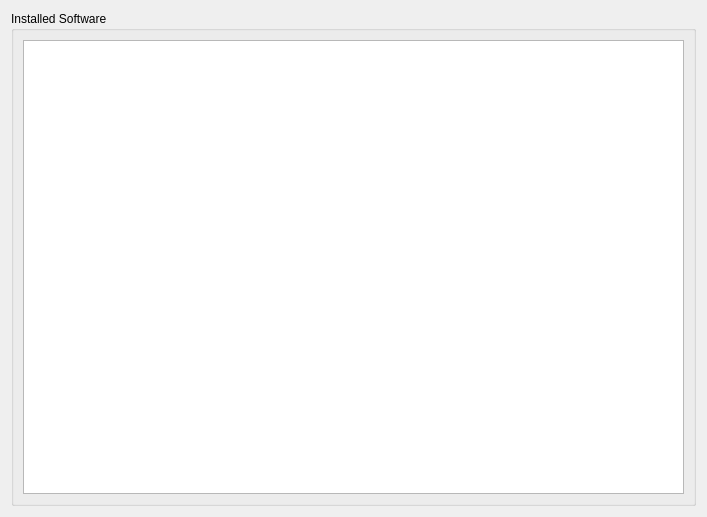
<?xml version="1.0" encoding="UTF-8"?>
<ui version="4.0">
 <class>SoftwareMamagement</class>
 <widget class="QWidget" name="SoftwareMamagement">
  <property name="geometry">
   <rect>
    <x>0</x>
    <y>0</y>
    <width>707</width>
    <height>517</height>
   </rect>
  </property>
  <property name="windowTitle">
   <string>Software</string>
  </property>
  <layout class="QVBoxLayout" name="verticalLayout_2">
   <item>
    <widget class="QGroupBox" name="groupBoxInstalledSoftware">
     <property name="title">
      <string>Installed Software</string>
     </property>
     <layout class="QVBoxLayout" name="verticalLayout">
      <item>
       <widget class="QTableWidget" name="tableWidgetSoftware">
        <property name="contextMenuPolicy">
         <enum>Qt::CustomContextMenu</enum>
        </property>
        <property name="editTriggers">
         <set>QAbstractItemView::NoEditTriggers</set>
        </property>
        <property name="selectionMode">
         <enum>QAbstractItemView::SingleSelection</enum>
        </property>
        <property name="selectionBehavior">
         <enum>QAbstractItemView::SelectRows</enum>
        </property>
        <property name="sortingEnabled">
         <bool>true</bool>
        </property>
        <attribute name="horizontalHeaderVisible">
         <bool>false</bool>
        </attribute>
        <attribute name="horizontalHeaderStretchLastSection">
         <bool>true</bool>
        </attribute>
        <column>
         <property name="text">
          <string>Name</string>
         </property>
        </column>
        <column>
         <property name="text">
          <string>Version</string>
         </property>
        </column>
        <column>
         <property name="text">
          <string>Date</string>
         </property>
        </column>
        <column>
         <property name="text">
          <string>Publisher</string>
         </property>
        </column>
       </widget>
      </item>
     </layout>
    </widget>
   </item>
  </layout>
  <action name="actionRefresh">
   <property name="text">
    <string>Refresh</string>
   </property>
  </action>
  <action name="actionExport">
   <property name="text">
    <string>Export</string>
   </property>
  </action>
  <action name="actionPrint">
   <property name="text">
    <string>Print</string>
   </property>
  </action>
 </widget>
 <resources/>
 <connections/>
</ui>
